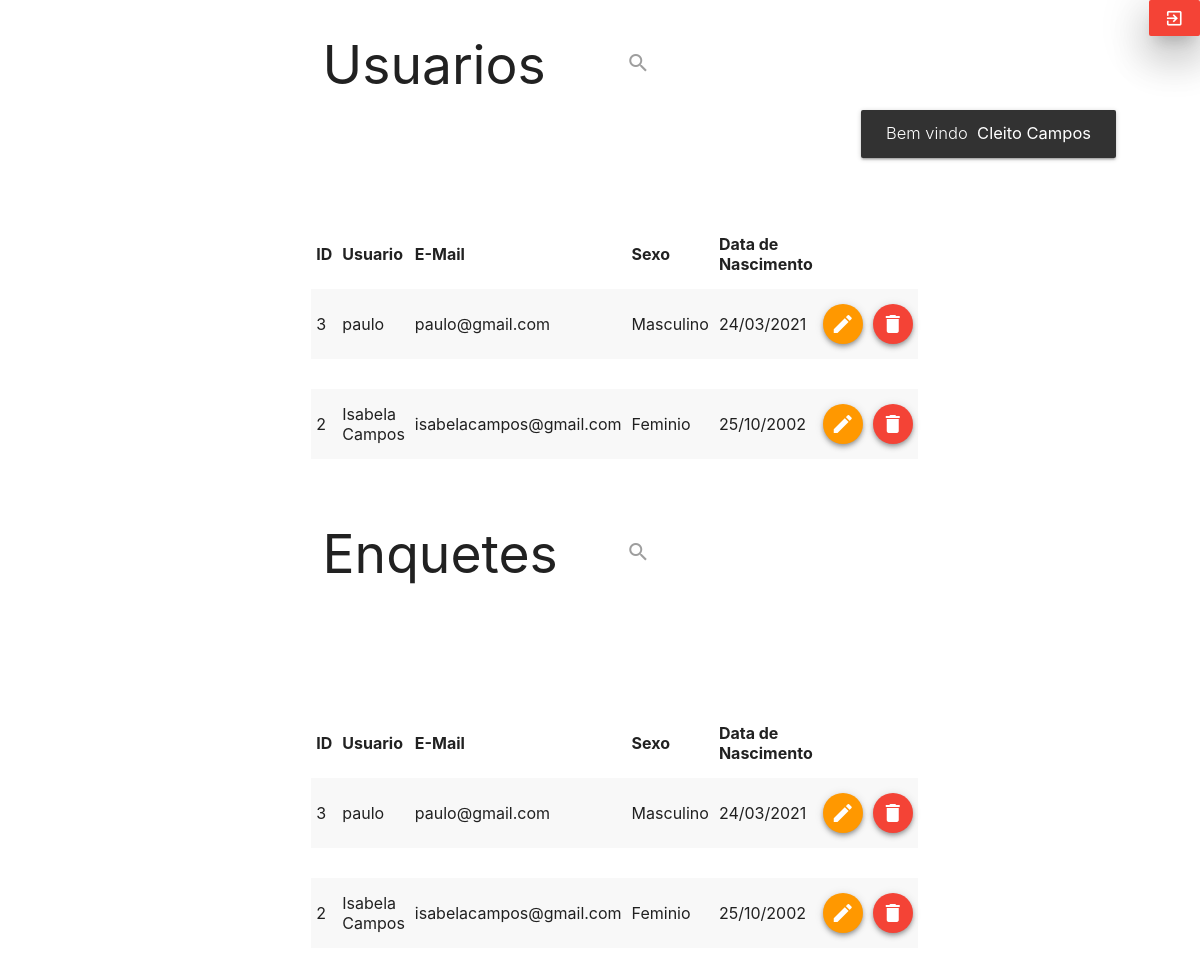
The app's page /admin.php (signed in) with its own data.
### tables this page shows
CREATE TABLE `usuario` (
  `id_user` int(6) NOT NULL,
  `enquetes_user` int(11) DEFAULT NULL,
  `votos_user` int(11) DEFAULT NULL,
  `usuario` varchar(255) NOT NULL,
  `email` varchar(255) NOT NULL,
  `sexo` varchar(255) NOT NULL,
  `senha` varchar(255) NOT NULL,
  `data_nac` date NOT NULL
);

### paginacaoPesq.php (called while the page is built, shortened)
<?php
$pagina = limpar(isset($_GET['pagina'])) ? $_GET['pagina']:1;
$ord = "DESC";
if(isset($_GET['pesquisa'])){
    $pesquisa = limpar($_GET['pesquisa']);
    $pesq = " WHERE titulo or descricao LIKE '%$pesquisa%' ";
    $pesquisar = "&pesquisa=$pesquisa";
    $urlParam = "?pesquisa=$pesquisa&";
}
else{
    $pesquisa = "";
    $pesq = "";
}
$itemPagina = 6;
$inicio = ($itemPagina*$pagina)-$itemPagina;
$sqlListPagina = "SELECT titulo, descricao, data_criacao, Cod_Enquete_Simples_Caracteres FROM enquete_simples_caracteres $pesq ORDER BY data_criacao $ord limit $inicio, $itemPagina";
$resultadoPagina = mysqli_query($linkBD,$sqlListPagina);
?>

### admin.php (the view, shortened to what this page needs)
<?php
require_once "conexaoBD.php";
function limpar($inputs){
    global $linkBD;
    $var = mysqli_escape_string($linkBD,$inputs);
    $var = htmlspecialchars_decode($var);
    $var = str_replace("\\","",$var);
    $var = str_replace(";","",$var);
    return $var;
}
$id = $_SESSION['id_usuario'];
require_once "paginacaoPesq.php";
function formataData($data){
    $array1 = explode(" ",$data);
    $array2 = $array1[0];
    $array2 = explode("-",$array2);
    $novaData = $array2[2]."/".$array2[1]."/".$array2[0];
    return $novaData;
}
function formataSexo($data){
    $sexo = $data;
    switch ($data) {
        case 'M':
            $sexo = "Masculino";
            break;
        case 'F':
            $sexo = "Feminio";
            break;
    }
    return $sexo;
}
?>
<!DOCTYPE html>
    <head>
        <link rel="stylesheet" href="https://cdnjs.cloudflare.com/ajax/libs/materialize/1.0.0/css/materialize.min.css">
    </head>
    <body>
        <div class="right">
            <form  action="<?php echo $_SERVER['PHP_SELF']?>" class="login-form"  method="POST">
                <button type="submit" class="btn red z-depth-5" name="Sair"><i class="material-icons">exit_to_app</i></button>
            </form>
        </div>
        <div class="row">
            <div class=" col s12 m6 push-m3">
                <div class="row nav-wrapper">
                    <div class="col l12 m6 push-m3">
                        <h2 class="col l12 ">Usuarios
                        <form class="col l6  right " action="<?php echo $_SERVER['PHP_SELF']?>" method="GET">
                                    <div class="input-field">
                                        <input id="search" class="" value="<?php echo $pesquisa; ?>" type="search" name="pesquisa">
                                        <label class="label-icon " for="search"><i class="material-icons ">search</i></label>
                                        <i class="material-icons ">close</i>
                                    </div>
                                </form>
                        </h2>
                    </div>
                </div>
                <table class="striped">
                    <thead>
                        <tr>
                            <th>ID</th>
                            <th>Usuario</th>
                            <th>E-Mail</th>
                            <th>Sexo</th>
                            <th>Data de Nascimento</th>
                        </tr>
                    </thead>
                    <tbody>
                        <?php
                            $sqlListagemBD = "SELECT * FROM usuario WHERE id_User != $id ORDER BY `usuario`.`id_user` DESC";
                            $resultado = mysqli_query($linkBD, $sqlListagemBD);
                            if(mysqli_num_rows($resultadoPagina) > 0){
                            while ($dados = mysqli_fetch_array($resultado)) {
                        ?>
                        <tr>
                            <td><?php echo $dados['id_user']; ?></td>
                            <td><?php echo $dados['usuario']; ?></td>
                            <td><?php echo $dados['email']; ?></td>
                            <td><?php echo formataSexo($dados['sexo']); ?></td>
                            <td><?php echo formataData($dados['data_nac']); ?></td>
                            <td><a href="php_acoes/editar.php?id=<?php echo $dados['id'];?>" data-target="modal_Edit_Cliente" class="btn-floating orange modal-trigger z-depth-2"><i class="material-icons">edit</i></a></td>
                            <td><a href="php_acoes/delete.php?id=<?php echo $dados['id'];?>" data-target="modal_Excl_Cliente" class="btn-floating red modal-trigger z-depth-2"><i class="material-icons">delete</i></a></td>
                        </tr>
                        <tr>
                            <td>
                        <?php
                            }
                            }
                            else{$_SESSION['menssagem'] = "Sem Dados No Banco :(";}
                        ?>
                    </tbody>
                </table>
                <div class="row nav-wrapper">
                    <div class="col l12 m6 push-m3">
                        <h2 class="col l12 ">Enquetes
                        <form class="col l6  right " action="<?php echo $_SERVER['PHP_SELF']?>" method="GET">
                                    <div class="input-field">
                                        <input id="search" class="" value="<?php echo $pesquisa; ?>" type="search" name="pesquisa">
                                        <label class="label-icon " for="search"><i class="material-icons ">search</i></label>
                                        <i class="material-icons ">close</i>
                                    </div>
                                </form>
                        </h2>
                    </div>
                </div>
                <table class="striped">
                    <thead>
                        <tr>
                            <th>ID</th>
                            <th>Usuario</th>
                            <th>E-Mail</th>
                            <th>Sexo</th>
                            <th>Data de Nascimento</th>
                        </tr>
                    </thead>
                    <tbody>
                        <?php
                            $sqlListagemBD = "SELECT * FROM usuario WHERE id_User != $id ORDER BY `usuario`.`id_user` DESC";
                            $resultado = mysqli_query($linkBD, $sqlListagemBD);
                            if(mysqli_num_rows($resultadoPagina) > 0){
                            while ($dados = mysqli_fetch_array($resultado)) {
                        ?>
                        <tr>
                            <td><?php echo $dados['id_user']; ?></td>
                            <td><?php echo $dados['usuario']; ?></td>
                            <td><?php echo $dados['email']; ?></td>
                            <td><?php echo formataSexo($dados['sexo']); ?></td>
                            <td><?php echo formataData($dados['data_nac']); ?></td>
                            <td><a href="php_acoes/editar.php?id=<?php echo $dados['id'];?>" data-target="modal_Edit_Cliente" class="btn-floating orange modal-trigger z-depth-2"><i class="material-icons">edit</i></a></td>
                            <td><a href="php_acoes/delete.php?id=<?php echo $dados['id'];?>" data-target="modal_Excl_Cliente" class="btn-floating red modal-trigger z-depth-2"><i class="material-icons">delete</i></a></td>
                        </tr>
                        <tr>
                            <td>
                        <?php
                            }
                            }
                            else{$_SESSION['menssagem'] = "Sem Dados No Banco :(";}
                        ?>
                    </tbody>
                </table>
            </div>
        </div>
    </body>
</html>

### records on screen
usuario: id_user "3", usuario "paulo", email "paulo@gmail.com", sexo "Masculino", data_nac "24/03/2021"
usuario: id_user "2", usuario "Isabela Campos", email "isabelacampos@gmail.com", sexo "Feminio", data_nac "25/10/2002"
